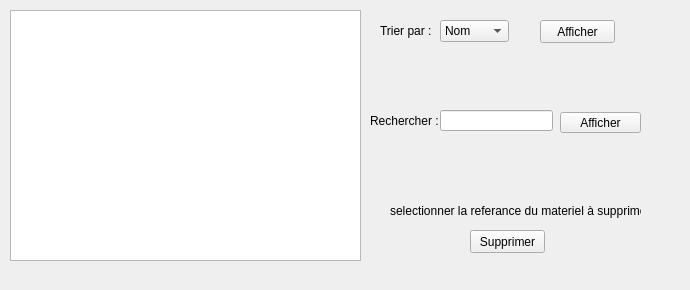
     <widget class="QWidget" name="tab_5">
      <attribute name="title">
       <string>afficher</string>
      </attribute>
      <widget class="QTableView" name="tableView">
       <property name="geometry">
        <rect>
         <x>10</x>
         <y>10</y>
         <width>351</width>
         <height>251</height>
        </rect>
       </property>
      </widget>
      <widget class="QLabel" name="label_9">
       <property name="geometry">
        <rect>
         <x>380</x>
         <y>20</y>
         <width>51</width>
         <height>21</height>
        </rect>
       </property>
       <property name="text">
        <string>Trier par :</string>
       </property>
      </widget>
      <widget class="QLabel" name="label_10">
       <property name="geometry">
        <rect>
         <x>370</x>
         <y>110</y>
         <width>71</width>
         <height>21</height>
        </rect>
       </property>
       <property name="text">
        <string>Rechercher :</string>
       </property>
      </widget>
      <widget class="QLineEdit" name="lineEdit_4">
       <property name="geometry">
        <rect>
         <x>440</x>
         <y>110</y>
         <width>113</width>
         <height>21</height>
        </rect>
       </property>
      </widget>
      <widget class="QLabel" name="label_81">
       <property name="geometry">
        <rect>
         <x>0</x>
         <y>0</y>
         <width>681</width>
         <height>281</height>
        </rect>
       </property>
       <property name="text">
        <string/>
       </property>
       <property name="pixmap">
        <pixmap>../../Desktop/design Qt/dddddddddd.jpg</pixmap>
       </property>
      </widget>
      <widget class="QPushButton" name="pushButton_10">
       <property name="geometry">
        <rect>
         <x>560</x>
         <y>112</y>
         <width>81</width>
         <height>21</height>
        </rect>
       </property>
       <property name="focusPolicy">
        <enum>Qt::ClickFocus</enum>
       </property>
       <property name="text">
        <string>Afficher</string>
       </property>
      </widget>
      <widget class="QComboBox" name="comboBox_5">
       <property name="geometry">
        <rect>
         <x>440</x>
         <y>20</y>
         <width>69</width>
         <height>22</height>
        </rect>
       </property>
       <property name="focusPolicy">
        <enum>Qt::ClickFocus</enum>
       </property>
       <item>
        <property name="text">
         <string>Nom</string>
        </property>
       </item>
       <item>
        <property name="text">
         <string>Matricule</string>
        </property>
       </item>
      </widget>
      <widget class="QPushButton" name="pushButton_13">
       <property name="geometry">
        <rect>
         <x>540</x>
         <y>20</y>
         <width>75</width>
         <height>23</height>
        </rect>
       </property>
       <property name="focusPolicy">
        <enum>Qt::ClickFocus</enum>
       </property>
       <property name="text">
        <string>Afficher</string>
       </property>
      </widget>
      <widget class="QLabel" name="label_37">
       <property name="geometry">
        <rect>
         <x>390</x>
         <y>200</y>
         <width>251</width>
         <height>21</height>
        </rect>
       </property>
       <property name="text">
        <string>selectionner la referance du materiel à supprimer :</string>
       </property>
      </widget>
      <widget class="QPushButton" name="pushButton_14">
       <property name="geometry">
        <rect>
         <x>470</x>
         <y>230</y>
         <width>75</width>
         <height>23</height>
        </rect>
       </property>
       <property name="focusPolicy">
        <enum>Qt::ClickFocus</enum>
       </property>
       <property name="text">
        <string>Supprimer</string>
       </property>
      </widget>
      <zorder>label_81</zorder>
      <zorder>tableView</zorder>
      <zorder>label_9</zorder>
      <zorder>label_10</zorder>
      <zorder>lineEdit_4</zorder>
      <zorder>pushButton_10</zorder>
      <zorder>comboBox_5</zorder>
      <zorder>pushButton_13</zorder>
      <zorder>label_37</zorder>
      <zorder>pushButton_14</zorder>
     </widget>
